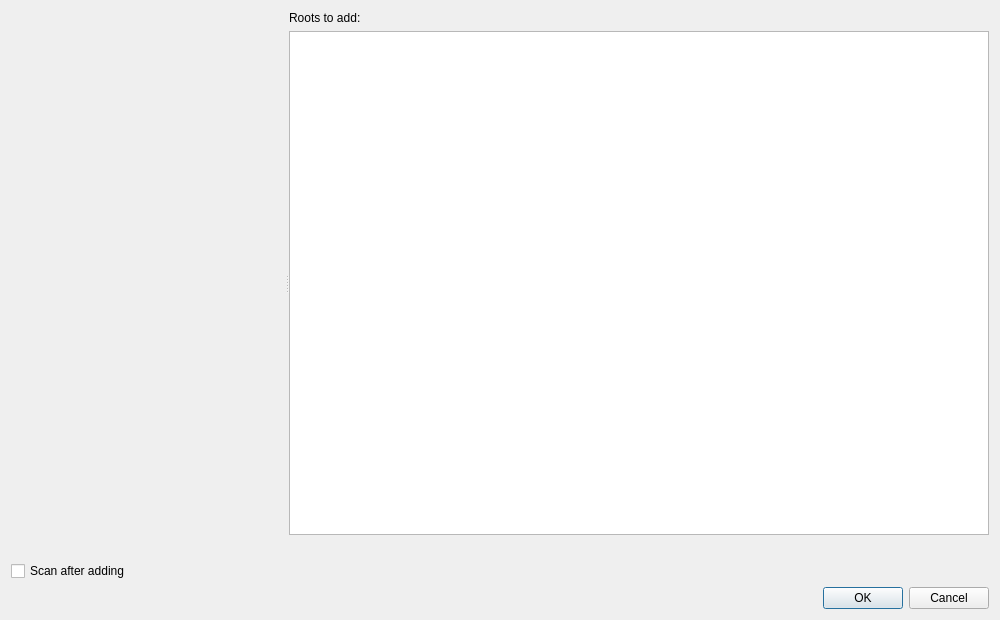
<?xml version="1.0" encoding="UTF-8"?>
<ui version="4.0">
 <class>AddRootsDialog</class>
 <widget class="QDialog" name="AddRootsDialog">
  <property name="geometry">
   <rect>
    <x>0</x>
    <y>0</y>
    <width>1000</width>
    <height>620</height>
   </rect>
  </property>
  <property name="windowTitle">
   <string>Add Roots</string>
  </property>
  <layout class="QVBoxLayout" name="main_layout">
   <item>
    <widget class="QSplitter" name="splitter">
     <property name="orientation">
      <enum>Qt::Orientation::Horizontal</enum>
     </property>
     <property name="childrenCollapsible">
      <bool>false</bool>
     </property>
     <widget class="RootsBrowser" name="browser"/>
     <widget class="QWidget" name="staging_panel">
      <layout class="QVBoxLayout" name="staging_layout">
       <property name="leftMargin">
        <number>0</number>
       </property>
       <property name="topMargin">
        <number>0</number>
       </property>
       <property name="rightMargin">
        <number>0</number>
       </property>
       <property name="bottomMargin">
        <number>0</number>
       </property>
       <item>
        <widget class="QLabel" name="staging_label">
         <property name="text">
          <string>Roots to add:</string>
         </property>
         <property name="buddy">
          <cstring>staging_view</cstring>
         </property>
        </widget>
       </item>
       <item>
        <widget class="QListView" name="staging_view">
         <property name="toolTip">
          <string>A folder becomes a new root, its .rehuroot made where Root file says; a .rehuroot joins as it is. What cannot be added says why, and is left out.</string>
         </property>
         <property name="selectionMode">
          <enum>QAbstractItemView::SelectionMode::NoSelection</enum>
         </property>
         <property name="verticalScrollMode">
          <enum>QAbstractItemView::ScrollMode::ScrollPerPixel</enum>
         </property>
        </widget>
       </item>
       <item>
        <widget class="QLabel" name="status_label">
         <property name="wordWrap">
          <bool>true</bool>
         </property>
        </widget>
       </item>
      </layout>
     </widget>
    </widget>
   </item>
   <item>
    <widget class="QCheckBox" name="scan_after_adding_check_box">
     <property name="text">
      <string>Scan after adding</string>
     </property>
     <property name="toolTip">
      <string>Scan the new roots as soon as they are added. Remembered for the next time.</string>
     </property>
    </widget>
   </item>
   <item>
    <widget class="QDialogButtonBox" name="button_box">
     <property name="standardButtons">
      <set>QDialogButtonBox::StandardButton::Cancel|QDialogButtonBox::StandardButton::Ok</set>
     </property>
    </widget>
   </item>
  </layout>
 </widget>
 <customwidgets>
  <customwidget>
   <class>RootsBrowser</class>
   <extends>QWidget</extends>
   <header>rehuco_agent.rehuco.roots_browser</header>
  </customwidget>
 </customwidgets>
 <resources/>
 <connections>
  <connection>
   <sender>button_box</sender>
   <signal>accepted()</signal>
   <receiver>AddRootsDialog</receiver>
   <slot>accept()</slot>
  </connection>
  <connection>
   <sender>button_box</sender>
   <signal>rejected()</signal>
   <receiver>AddRootsDialog</receiver>
   <slot>reject()</slot>
  </connection>
 </connections>
</ui>
